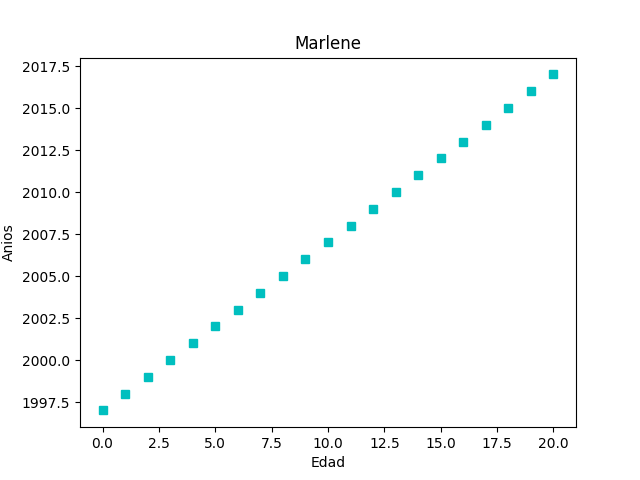

Python code for this plot:
import numpy as np
import matplotlib.pyplot as plt
#Grafica un vector para valores de x
x=[0,1,2,3,4,5,6,7,8,9,10,11,12,13,14,15,16,17,18,19,20]
plt.xlabel('Edad')
#Grafica un vector y para cada valor de x
y=[1997,1998,1999,2000,2001,2002,2003,2004,2005,2006,2007,2008,2009,2010,2011,2012,2013,2014,2015,2016,2017]
plt.ylabel('Anios')
plt.title('Marlene')
#Usa matplotlib para graficar x y y
plt.plot(x,y,'cs')
plt.savefig('recta.png')
plt.show()
